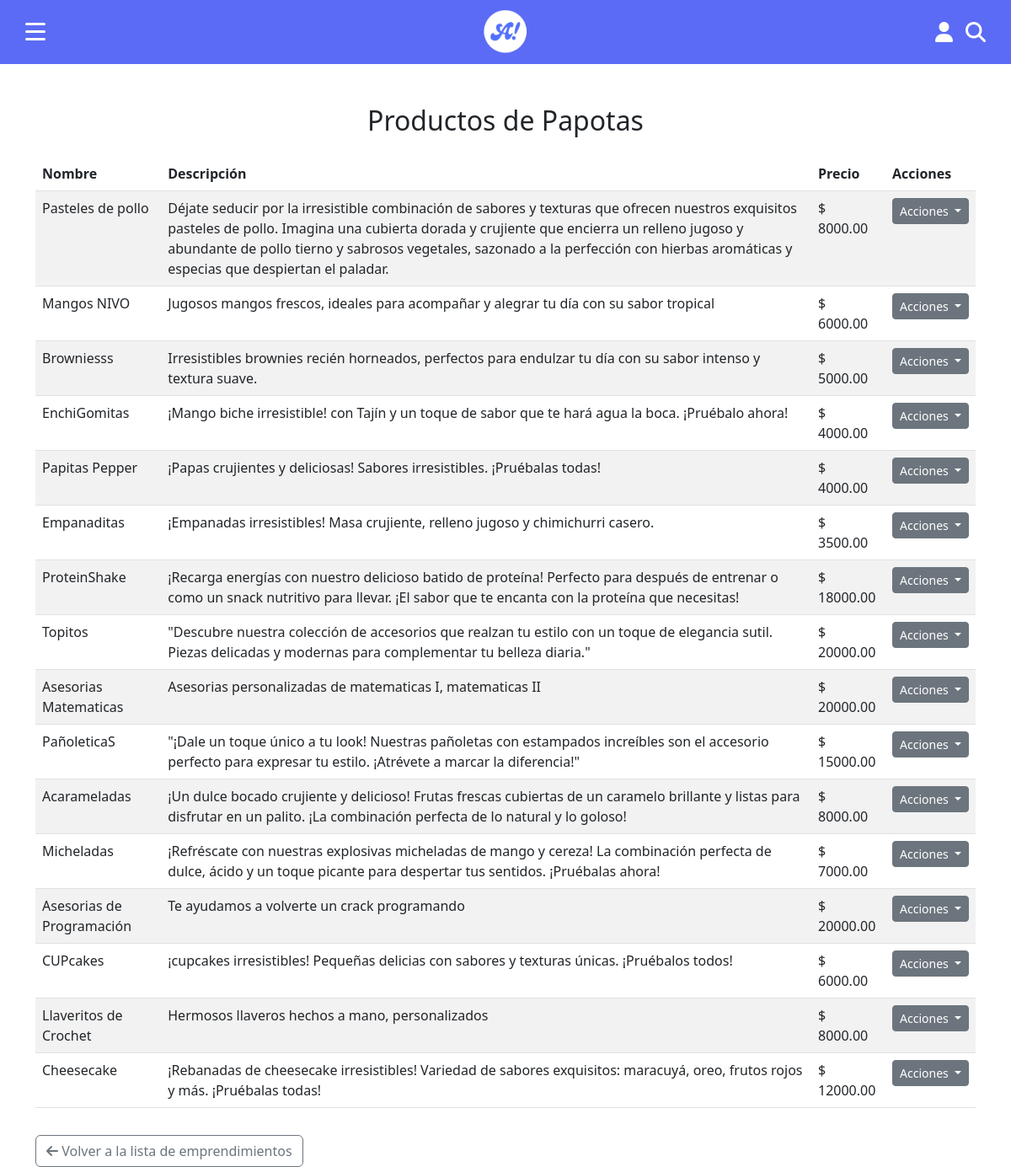
The app's page /emprendedores/5/productos/, older data.
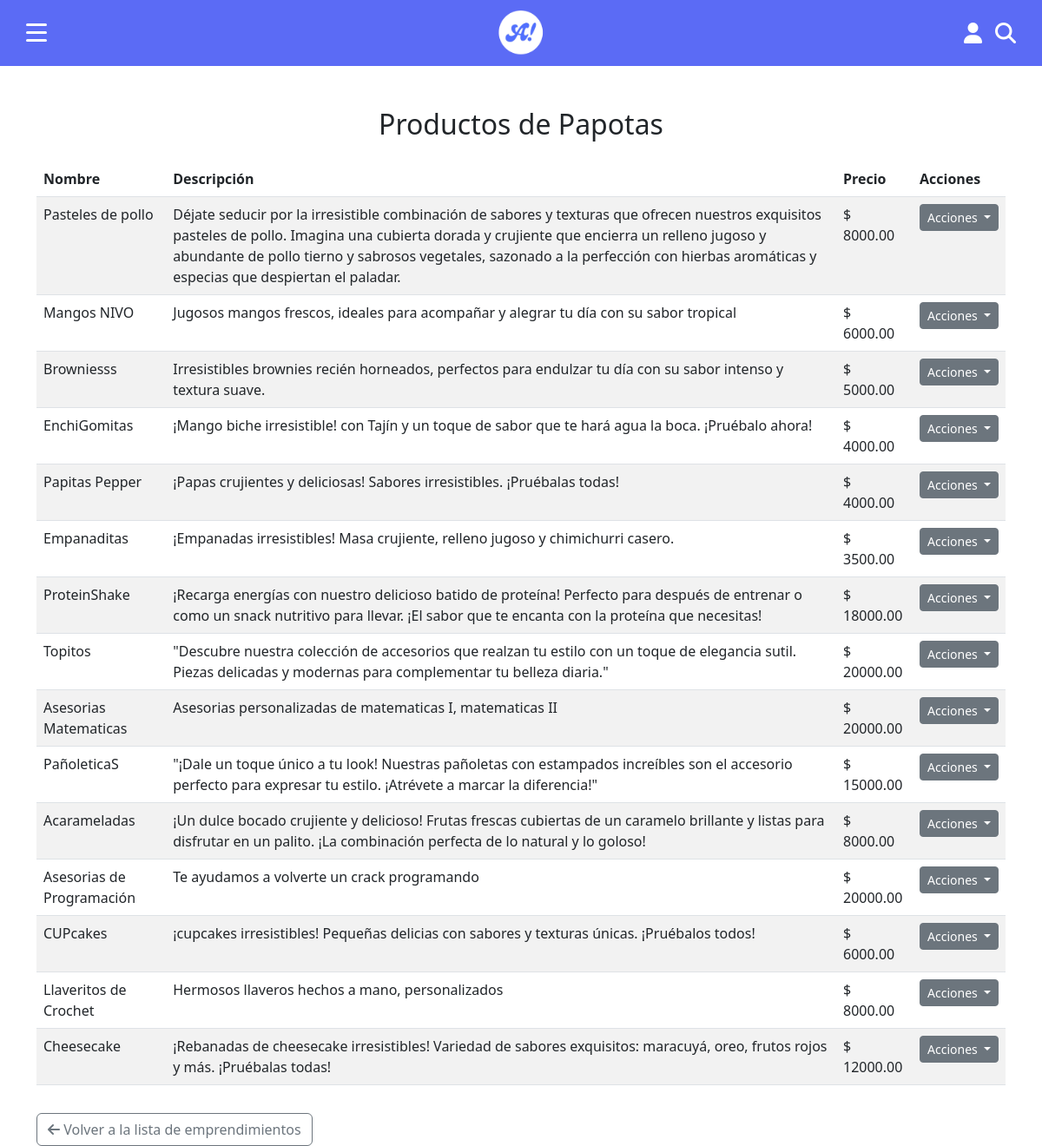
The same page, newer data.
### RegistroEmprendedores/models.py (models this page shows, shortened)
class Product(TimeStampedModel): # CAMBIO: Se hereda
    entrepreneur = models.ForeignKey(Entrepreneur, on_delete=models.CASCADE, related_name='products')
    name = models.CharField(max_length=255)
    price = models.DecimalField(max_digits=10, decimal_places=2)
    category = models.CharField(max_length=100)
    description = models.TextField()
    image_url = models.URLField(blank=True, null=True) # Nuevo campo para URL de Cloudinary

### RegistroEmprendedores/views.py (the view)
# urls.py: path('emprendedores/<int:pk>/productos/', views.view_products, name='view_products'),
def view_products(request, pk):
    entrepreneur = get_object_or_404(Entrepreneur, pk=pk)
    products = Product.objects.filter(entrepreneur=entrepreneur)
    return render(request, 'view_products.html', {'entrepreneur': entrepreneur, 'products': products})

### RegistroEmprendedores/templates/view_products.html (shortened to what this page needs)
{% load static %}
<!DOCTYPE html>
<html lang="es">
<head>
  <link href="https://cdn.jsdelivr.net/npm/bootstrap@5.3.0/dist/css/bootstrap.min.css" rel="stylesheet">
  <link rel="stylesheet" type="text/css" href="{% static 'cuentas/css/style.css' %}">
  <link rel="stylesheet" href="{% static 'negocios/css/carrusel.css' %}">
  <link rel="stylesheet" href="https://cdnjs.cloudflare.com/ajax/libs/font-awesome/6.4.2/css/all.min.css">
</head>
<body>
  <div class="top-bar">
    <div class="contenedor-izquierda">
      <div class="icono-menu" id="icono-menu">
        <div class="linea"></div>
        <div class="linea"></div>
        <div class="linea"></div>
      </div>
    </div>
    <img src="{% static 'cuentas/img/logo.png' %}" alt="Logo" class="logo">
    <div class="iconos-derecha">
      <i id="icono-usuario" class="fa-solid fa-user"></i>
      <i class="fa-solid fa-magnifying-glass"></i>
    </div>
  </div>
  <div class="container mt-5">
    <h2 class="text-center">Productos de {{ entrepreneur.business_name }}</h2>
    <table class="table table-striped mt-4">
      <thead>
        <tr>
          <th>Nombre</th>
          <th>Descripción</th>
          <th>Precio</th>
          <th>Acciones</th>
        </tr>
      </thead>
      <tbody>
        {% for product in products %}
          <tr>
            <td>{{ product.name }}</td>
            <td>{{ product.description }}</td>
            <td>$ {{ product.price }}</td>
            <td>
              <div class="dropdown">
                <button class="btn btn-secondary btn-sm dropdown-toggle" type="button" id="dropdownMenuButton{{ product.pk }}" data-bs-toggle="dropdown" aria-expanded="false">
                  Acciones
                </button>
              </div>
            </td>
          </tr>
        {% endfor %}
      </tbody>
    </table>
    <a href="{% url 'entrepreneur_list' %}" class="btn btn-outline-secondary mt-3">
      <i class="fa-solid fa-arrow-left"></i> Volver a la lista de emprendimientos
    </a>
  </div>
</body>
</html>

Row changes from the older to the newer data that the page shows:
removed Product: name "Micheladas", description "¡Refréscate con nuestras explosivas micheladas de mango y cereza! La combinación perfecta de dulce, ácido y un toque picante para despertar tus sentidos. ¡Pruébalas ahora!", price "7000.00"
